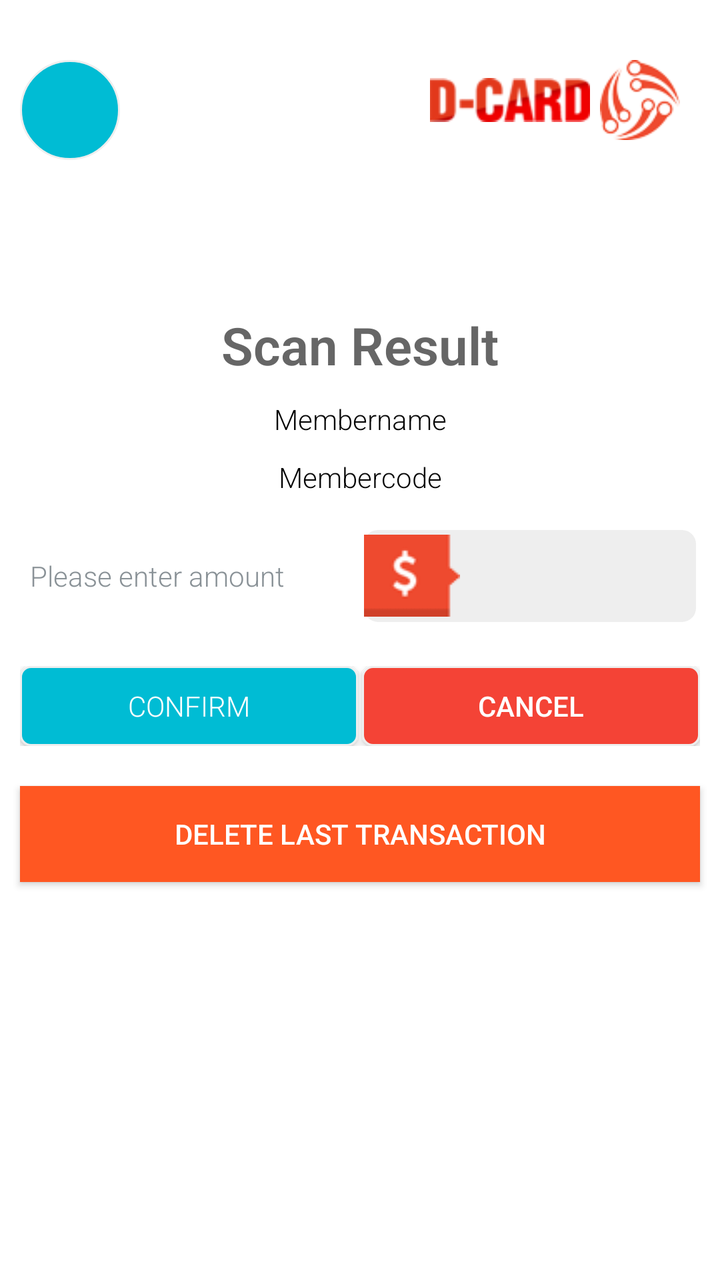
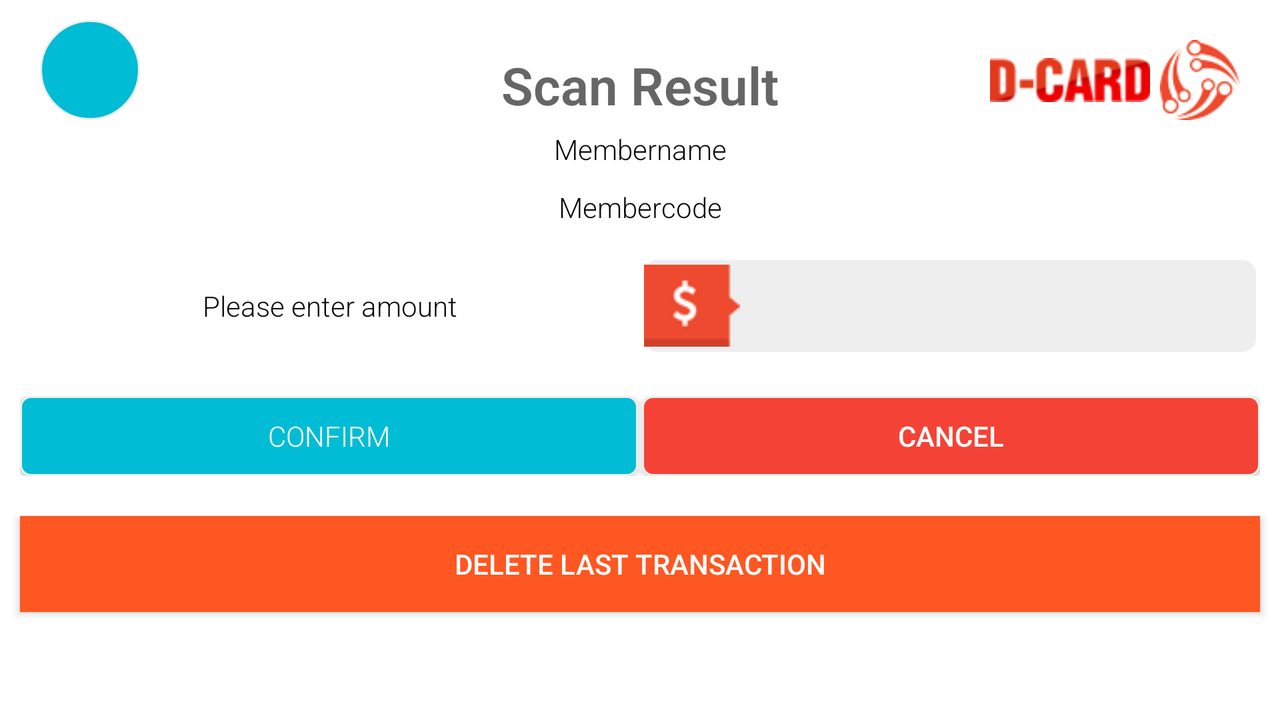

First picture: res/layout/ on a phone held upright. Second picture: the repository's own variant of that layout, on a device whose configuration matches the variant's folder. Source for both follows.
<!-- AndroidManifest.xml: application theme android:Theme.DeviceDefault -->
<!-- res/layout/activity_scan_details.xml -->
<ScrollView xmlns:android="http://schemas.android.com/apk/res/android"
    xmlns:tools="http://schemas.android.com/tools"
    android:layout_width="match_parent"
    android:layout_height="match_parent"
    tools:context="com.com.workspace.activity.ScanDetailsActivity"
    android:background="#FFFFFF">
<RelativeLayout
    android:layout_width="match_parent"
    android:layout_height="match_parent"


    >

    <ImageButton
        android:id="@+id/back"
        android:layout_width="wrap_content"
        android:layout_height="wrap_content"
        android:src="@drawable/ic_keyboard_arrow"
        android:background="@drawable/custom_back_button"
        android:scaleType="centerInside"
        android:layout_alignParentTop="true"
        android:layout_marginTop="30dp"
        android:layout_marginLeft="10dp"
        android:layout_alignParentLeft="true"
        android:layout_alignParentStart="true" />

    <ImageView
        android:id="@+id/textLogo"
        android:layout_width="100dp"
        android:layout_height="100dp"
        android:src="@drawable/header_logo"
        android:padding="10dp"
        android:layout_alignParentEnd="true"
        android:layout_marginEnd="55dp"
        android:layout_below="@+id/header"
        android:layout_alignBottom="@+id/imageView" />
    <ImageView
        android:layout_width="80dp"
        android:layout_height="100dp"
        android:src="@drawable/logo"
        android:padding="20dp"
        android:layout_alignParentEnd="true"
        android:layout_alignBottom="@+id/header"
        android:layout_below="@+id/header"
        android:id="@+id/imageView" />




    <TextView
        android:layout_below="@+id/textLogo"
        android:layout_marginTop="50dp"
        android:id="@+id/scanResult"
        android:layout_width="match_parent"
        android:layout_height="wrap_content"
        android:textSize="26sp"
        android:gravity="center"
        android:text="Scan Result"
        android:padding="5dp"
        android:textStyle="bold"
        android:textColor="#666666"
        android:fontFamily="sans-serif-light"/>
    <TextView
        android:id="@+id/memberName"
        android:layout_width="match_parent"
        android:layout_height="wrap_content"
        android:text="Membername"
        android:textColor="#000000"
        android:fontFamily="sans-serif-light"
        android:gravity="center"
        android:padding="5dp"
        android:layout_below="@+id/scanResult"/>

    <TextView
        android:id="@+id/memberCode"
        android:textColor="#000000"
        android:layout_width="match_parent"
        android:layout_height="wrap_content"
        android:text="Membercode"
        android:fontFamily="sans-serif-light"
        android:gravity="center"
        android:padding="5dp"
        android:layout_below="@+id/memberName"/>

    <LinearLayout
        android:layout_marginTop="30dp"
        android:id="@+id/layout1"
        android:layout_width="match_parent"
        android:layout_height="wrap_content"
        android:orientation="horizontal"
        android:layout_below="@+id/memberCode"
        android:layout_margin="10dp"
        android:layout_centerInParent="true"
        >


     <TextView
         android:layout_width="0dp"
         android:layout_height="40dp"
         android:text="Please enter amount"
         android:layout_weight="1"
         android:textSize="14sp"
         android:fontFamily="sans-serif-light"
         android:padding="5dp"/>
     <EditText
         android:id="@+id/editAmmount"
         android:layout_width="0dp"
         android:layout_height="50dp"
         android:textSize="14sp"
         android:padding="2dp"
         android:textColor="#000000"
         android:inputType="numberDecimal"
         android:imeOptions="actionDone"
         android:drawableLeft="@drawable/edittext_image"
         android:gravity="center"
         android:background="@drawable/edit_textfield"
         android:layout_weight="1"/>

    </LinearLayout>

    <LinearLayout
        android:id="@+id/layout2"
        android:layout_width="match_parent"
        android:layout_height="wrap_content"
        android:orientation="horizontal"
        android:layout_below="@+id/layout1"
        android:layout_marginTop="50dp"
        android:layout_margin="10dp"
        >


        <Button
            android:id="@+id/confirm"
            android:layout_width="0dp"
            android:layout_height="40dp"
            android:text="Confirm"
            android:layout_weight="1"
            android:textSize="14sp"
            android:textColor="#FFFFFF"
            android:fontFamily="sans-serif-light"
            android:background="@drawable/custom_button"
            android:padding="5dp"/>
        <Button
            android:id="@+id/cancel"
            android:layout_marginLeft="2dp"
            android:layout_width="0dp"
            android:layout_height="40dp"
            android:textSize="14sp"
            android:padding="5dp"
            android:text="Cancel"
            android:gravity="center"
            android:textColor="#FFFFFF"
            android:background="@drawable/custom_cancel_button"
            android:layout_weight="1"/>

    </LinearLayout>


    <Button
        android:id="@+id/delete"
        android:layout_width="match_parent"
        android:layout_height="wrap_content"
        android:layout_below="@+id/layout2"
        android:layout_marginTop="30dp"
        android:textColor="#FFFFFF"
        android:layout_margin="10dp"
        android:background="#FF5722"
        android:text="Delete last transaction"/>

</RelativeLayout>
</ScrollView>
<!-- resources referenced by this layout -->
<resources>
  <!-- drawable custom_back_button (drawable) -->
  <?xml version="1.0" encoding="utf-8"?>
  
  <selector xmlns:android="http://schemas.android.com/apk/res/android">
  
      <item android:state_pressed="false">
  
          <shape android:shape="oval" >
  
  
              <solid android:color="#00BCD4"/>
              <stroke android:color="#EEE"
                  android:width="1dp"/>
  
  
  
              <size
                  android:width="50dp"
                  android:height="50dp"/>
          </shape>
          <color android:color="#FFF" ></color>
  
      </item>
  
      <item android:state_pressed="true">
          <shape android:shape="oval" >
  
  
              <solid android:color="#22F"/>
              <stroke android:color="#22F"
                  android:width="1dp"/>
  
              <size
                  android:width="50dp"
                  android:height="50dp"/>
          </shape>
          <color android:color="#FFF" ></color>
  
      </item>
  
  
  
  </selector>
  <!-- drawable custom_button (drawable) -->
  <?xml version="1.0" encoding="utf-8"?>
  
  <selector xmlns:android="http://schemas.android.com/apk/res/android">
  
      <item android:state_pressed="false">
  
          <shape android:shape="rectangle" >
  
              <corners android:radius="5dp"></corners>
              <solid android:color="#00BCD4"/>
              <stroke android:color="#EEE"
                  android:width="1dp"/>
  
  
  
              <size
                  android:width="50dp"
                  android:height="50dp"/>
          </shape>
          <color android:color="#FFF" ></color>
  
      </item>
  
      <item android:state_pressed="true">
          <shape android:shape="rectangle" >
  
  
              <solid android:color="#2196F3"/>
              <stroke android:color="#EEE"
                  android:width="1dp"/>
  
              <size
                  android:width="50dp"
                  android:height="50dp"/>
          </shape>
          <color android:color="#FFF" ></color>
  
      </item>
  
  
  
  </selector>
  <!-- drawable custom_cancel_button (drawable) -->
  <?xml version="1.0" encoding="utf-8"?>
  
  <selector xmlns:android="http://schemas.android.com/apk/res/android">
  
      <item android:state_pressed="false">
  
          <shape android:shape="rectangle" >
  
              <corners android:radius="5dp"></corners>
              <solid android:color="#F44336"/>
              <stroke android:color="#EEE"
                  android:width="1dp"/>
  
  
  
              <size
                  android:width="50dp"
                  android:height="50dp"/>
          </shape>
          <color android:color="#FFF" ></color>
  
      </item>
  
      <item android:state_pressed="true">
          <shape android:shape="rectangle" >
  
  
              <solid android:color="#B71C1C"/>
              <stroke android:color="#EEE"
                  android:width="1dp"/>
  
              <size
                  android:width="50dp"
                  android:height="50dp"/>
          </shape>
          <color android:color="#FFF" ></color>
  
      </item>
  
  
  
  </selector>
  <!-- drawable edit_textfield (drawable-mdpi) -->
  <?xml version="1.0" encoding="utf-8"?>
  
  <selector xmlns:android="http://schemas.android.com/apk/res/android">
      <item android:state_focused="false">
     
      <shape android:shape="rectangle">
      <corners android:radius="8dp"/>
      <solid android:color="#EEEEEE"/>
      <stroke android:color="#FFFFFF"
      android:width="2dp">
      </stroke>
  
      </shape>
      
      </item>
  	
      <item android:state_focused="true">
     
      <shape android:shape="rectangle">
      <corners android:radius="8dp"/>
      <solid android:color="#FFFFFF"/> 
      <stroke android:color="#FFFFFF"
      android:width="2dp">
      </stroke>
  
      </shape>
      <color android:color="#E8C310" ></color>
      </item>
         
  
  
  </selector>
  <!-- drawable header_logo: png bitmap (drawable-mdpi, 3195 bytes) -->
  <!-- drawable logo: png bitmap (drawable-mdpi, 5641 bytes) -->
  <!-- some entries are left out for length -->
</resources>
<!-- res/layout-land/activity_scan_details.xml (the repository's variant of the layout above) -->
<!-- drawn on the phone turned sideways -->
<ScrollView xmlns:android="http://schemas.android.com/apk/res/android"
    xmlns:tools="http://schemas.android.com/tools"
    android:layout_width="match_parent"
    android:layout_height="match_parent"
    android:background="#FFFFFF"
    tools:context="com.com.workspace.activity.ScanDetailsActivity">


<RelativeLayout
    android:layout_width="match_parent"
    android:layout_height="match_parent"
    >

    <ImageButton
        android:id="@+id/back"
        android:layout_margin="10dp"
        android:layout_width="wrap_content"
        android:layout_height="wrap_content"
        android:src="@drawable/ic_keyboard_arrow"
        android:background="@drawable/custom_back_button"
        android:scaleType="centerInside"
        android:layout_marginTop="20dp"
        android:layout_marginLeft="10dp"
        android:layout_marginRight="10dp"
        android:layout_alignParentTop="true"
        android:layout_alignStart="@+id/layout1" />


    <ImageView
        android:id="@+id/textLogo"
        android:layout_width="100dp"
        android:layout_height="80dp"
        android:src="@drawable/header_logo"
        android:padding="10dp"
        android:layout_alignParentEnd="true"
        android:layout_marginEnd="55dp"
        android:layout_below="@+id/header"
        android:layout_alignBottom="@+id/imageView" />
    <ImageView
        android:layout_width="80dp"
        android:layout_height="80dp"
        android:src="@drawable/logo"
        android:padding="20dp"
        android:layout_alignParentEnd="true"
        android:layout_alignBottom="@+id/header"
        android:layout_below="@+id/header"
        android:id="@+id/imageView" />


    <TextView
        android:layout_marginTop="20dp"
        android:id="@+id/scanResult"
        android:layout_width="match_parent"
        android:layout_height="wrap_content"
        android:textSize="26sp"
        android:gravity="center"
        android:text="Scan Result"
        android:padding="5dp"
        android:textStyle="bold"
        android:textColor="#666666"
        android:fontFamily="sans-serif-light"
        android:layout_alignBottom="@+id/back"
        android:layout_alignParentStart="true"
        android:layout_alignParentTop="true" />
    <TextView
        android:id="@+id/memberName"
        android:layout_width="match_parent"
        android:layout_height="wrap_content"
        android:text="Membername"
        android:textColor="#000000"
        android:fontFamily="sans-serif-light"
        android:gravity="center"
        android:padding="5dp"
        android:layout_below="@+id/scanResult"/>

    <TextView
        android:id="@+id/memberCode"
        android:layout_width="match_parent"
        android:layout_height="wrap_content"
        android:text="Membercode"
        android:textColor="#000000"
        android:fontFamily="sans-serif-light"
        android:gravity="center"
        android:padding="5dp"
        android:layout_below="@+id/memberName"/>

    <LinearLayout
        android:layout_marginTop="30dp"
        android:id="@+id/layout1"
        android:layout_width="match_parent"
        android:layout_height="wrap_content"
        android:orientation="horizontal"
        android:layout_below="@+id/memberCode"
        android:layout_margin="10dp"
        >


     <TextView
         android:layout_width="0dp"
         android:layout_height="40dp"
         android:text="Please enter amount"
         android:layout_weight="1"
         android:textSize="14sp"
         android:textColor="#000000"
         android:gravity="center"
         android:fontFamily="sans-serif-light"
         android:padding="5dp"/>
     <EditText
         android:id="@+id/editAmmount"
         android:layout_width="0dp"
         android:layout_height="50dp"
         android:imeOptions="actionDone"
         android:textSize="14sp"
         android:textColor="#000000"
         android:padding="2dp"
         android:drawableLeft="@drawable/edittext_image"
         android:gravity="center"
         android:background="@drawable/edit_textfield"
         android:layout_weight="1"/>

    </LinearLayout>

    <LinearLayout
        android:id="@+id/layout2"
        android:layout_width="match_parent"
        android:layout_height="wrap_content"
        android:orientation="horizontal"
        android:layout_below="@+id/layout1"
        android:layout_marginTop="30dp"
        android:layout_margin="10dp"
        >


        <Button
            android:id="@+id/confirm"
            android:layout_width="0dp"
            android:layout_height="40dp"
            android:text="Confirm"
            android:layout_weight="1"
            android:textSize="14sp"
            android:textColor="#FFFFFF"
            android:fontFamily="sans-serif-light"
            android:background="@drawable/custom_button"
            android:padding="5dp"/>
        <Button
            android:id="@+id/cancel"
            android:layout_marginLeft="2dp"
            android:layout_width="0dp"
            android:layout_height="40dp"
            android:textSize="14sp"
            android:padding="5dp"
            android:text="Cancel"
            android:gravity="center"
            android:textColor="#FFFFFF"
            android:background="@drawable/custom_cancel_button"
            android:layout_weight="1"/>

    </LinearLayout>


    <Button
        android:id="@+id/delete"
        android:layout_width="match_parent"
        android:layout_height="wrap_content"
        android:layout_below="@+id/layout2"
        android:layout_marginTop="30dp"
        android:textColor="#FFFFFF"
        android:layout_margin="10dp"
        android:background="#FF5722"
        android:text="Delete last transaction"/>

</RelativeLayout>
</ScrollView>
